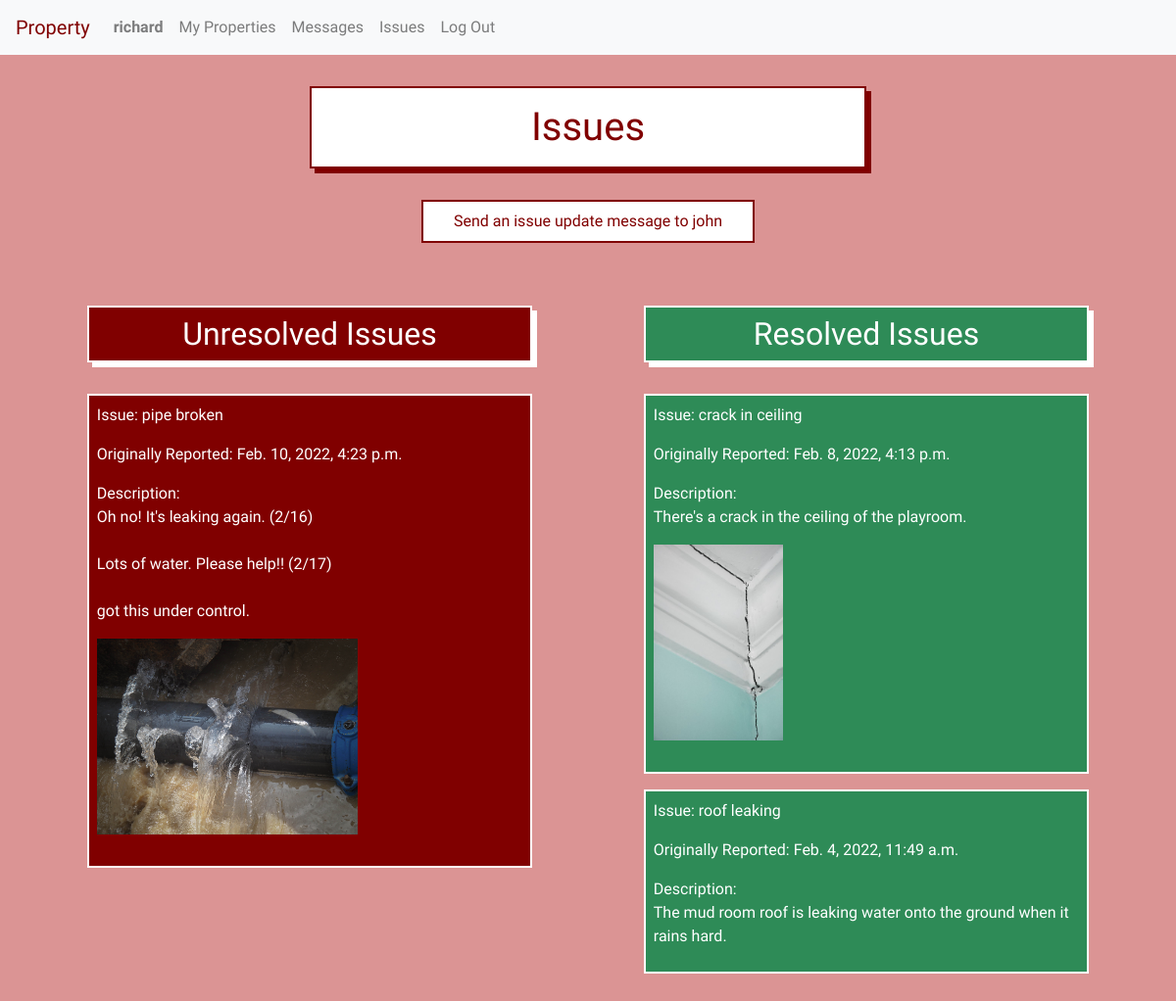
Page /property/unit_issues/3 (signed in) on the earlier database version.
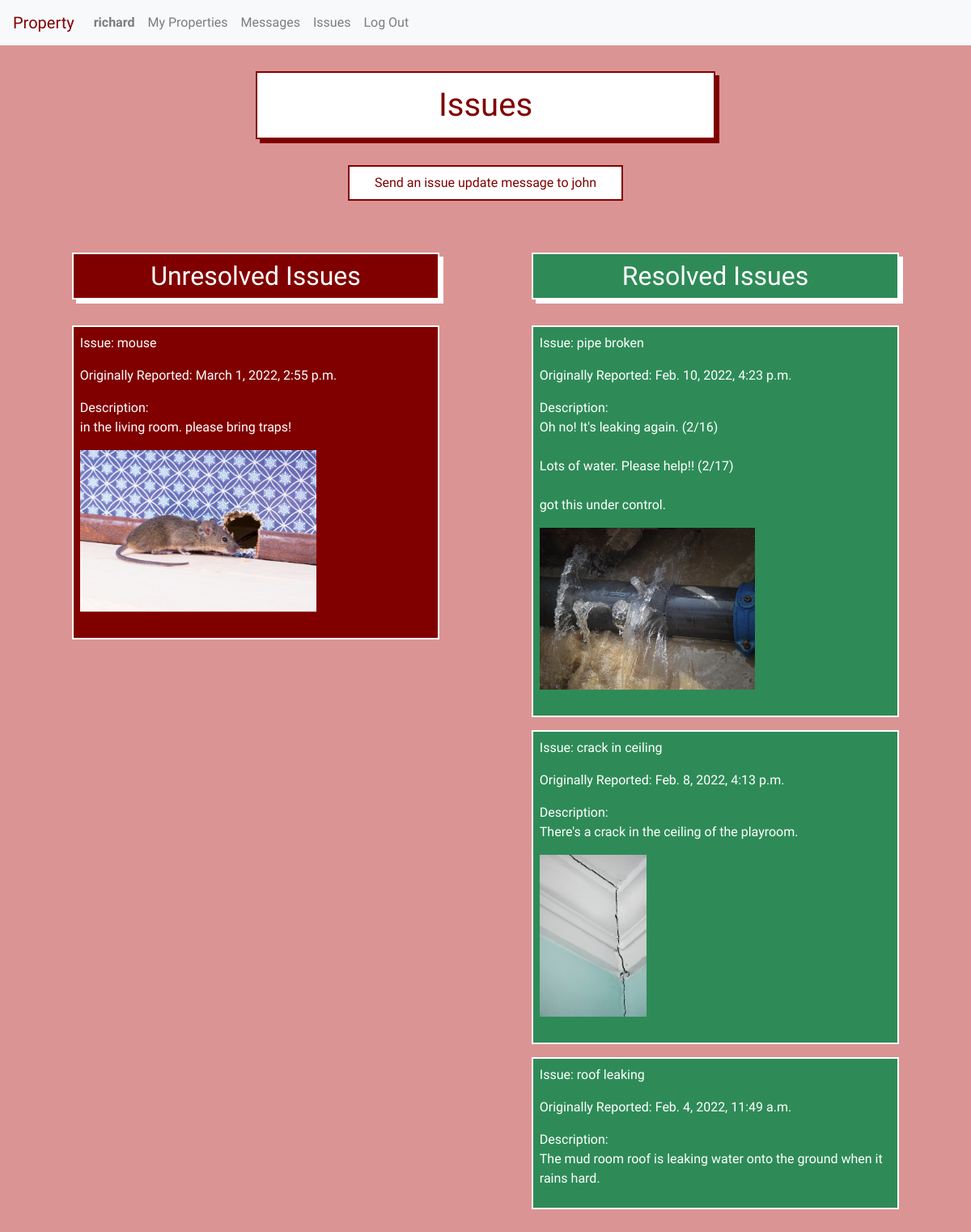
Same page on the later database version.
### property/models.py (models this page shows, shortened)
class User(AbstractUser):
    tenant = models.BooleanField(default=True)
    manager = models.BooleanField(default=False)
    profile_picture = models.ImageField(blank=True, null=True, upload_to='profile_images/')

class Unit(models.Model):
    manager = models.ForeignKey(User, on_delete=models.CASCADE, related_name="managers")
    tenant = models.ForeignKey(User, on_delete=models.CASCADE, related_name="tenants", blank=True, null=True)
    address = models.CharField(max_length=200)
    image = models.ImageField(blank=True, upload_to='unit_images/')
    lease = models.FileField(blank=True, upload_to='leases/')

class Issue(models.Model):
    unit_id = models.ForeignKey(Unit, on_delete=models.CASCADE, related_name="issues")
    image = models.ImageField(blank=True, upload_to='issue_images/')
    title = models.CharField(max_length=50)
    description = models.TextField(max_length=1000, null=False, blank=False)
    time_created = models.DateTimeField(default=timezone.now)
    resolved = models.BooleanField(default=False)

### property/views.py (the view)
# urls.py: path("unit_issues/<int:unit_id>", views.unit_issues, name="unit_issues"),
@login_required
def unit_issues(request, unit_id):
    if request.method == "GET":
        unit = Unit.objects.get(id=unit_id)
        resolved_issues = Issue.objects.filter(unit_id=unit.id).filter(resolved=True).order_by('-time_created')
        unresolved_issues = Issue.objects.filter(unit_id=unit.id).filter(resolved=False).order_by('-time_created')
        return render(request, 'property/unit_issues.html', {
            "resolved_issues": resolved_issues,
            "unresolved_issues": unresolved_issues,
            "unit": unit
        })
    else:
        return render(request, 'property/error.html')

### property/templates/property/unit_issues.html (shortened to what this page needs)
{% extends "property/layout.html" %}
{% load static %}
{% block body %}
<h1>Issues</h1>
{% if user.is_authenticated %}
    {% if user == unit.manager or user == unit.tenant %}
    {% if user.manager %}
        <button id="issues_dropdown_button" class="show_send_a_message_form">Send an issue update message to {{unit.tenant}}</button><br>
    {% endif %}
        <div id="flex-container">
            <div class="flex-child">
                <h2 id="unresolved_header">Unresolved Issues</h2>
                <div class="unresolved-issues">
                {% for issue in unresolved_issues %}
                    <div class="unresolved-item">
                        <p>Issue: {{issue.title}}</p>
                        <p>Originally Reported: {{issue.time_created}}</p>
                        <div id="original_issue_description_{{issue.id}}">
                            <p id="current_issue_description_{{issue.id}}">Description:<br>{{issue.description|linebreaksbr}}</p>
                        </div>
                        {% if issue.image %}
                        <div class="issue_image">
                            <img src="{{ issue.image.url }}" alt="{{ issue.title }}" height=200>
                            <br><br>
                        </div>
                        {% endif %}
                    </div>
                {% endfor %}
                </div>
            </div>
            <div class="flex-child">
                <h2 id="resolved_header">Resolved Issues</h2>
                <div class="resolved-issues">
                {% for issue in resolved_issues %}
                    <div class="resolved-item">
                        <p>Issue: {{issue.title}}</p>
                        <p>Originally Reported: {{issue.time_created}}</p>
                        <p>Description:<br>{{issue.description|linebreaksbr}}</p>
                        {% if issue.image %}
                        <div class="issue_image">
                            <img src="{{ issue.image.url }}" alt="{{ issue.title }}" height=200>
                            <br><br>
                        </div>
                        {% endif %}
                    </div>
                {% endfor %}
                </div>
            </div>
        </div>
    {% else %}
    <br><br>You don't have permission to view this page.
    {% endif %}
{% else %}
<br><br>You don't have permission to view this page.
{% endif %}
{% endblock %}

### property/templates/property/layout.html (shortened to what this page needs)
{% load static %}
<!DOCTYPE html>
<html lang="en">
    <head>
        <link rel="stylesheet" href="https://stackpath.bootstrapcdn.com/bootstrap/4.3.1/css/bootstrap.min.css">
        <link href="{% static 'property/styles.css' %}" rel="stylesheet">
    </head>
    <body>
        {% if user.is_authenticated %}
        <nav class="navbar sticky-top navbar-expand-lg navbar-light bg-light">
            <a id="property" class="navbar-brand" href="{% url 'index' %}">Property</a>
            <div class="collapse navbar-collapse" id="navbarTogglerDemo02">
              <ul class="navbar-nav mr-auto mt-2 mt-lg-0">
                <li class="nav-item">
                    <a class="nav-link" href="{% url 'profile' %}"><strong>{{ user.username }}</strong></a>
                </li>
                {% if user.manager %}
                <li class="nav-item">
                    <a class="nav-link" href="{% url 'index' %}">My Properties</a>
                </li>
                {% endif %}
                <li class="nav-item">
                    <a id="messages_nav" class="nav-link" href="{% url 'messages' %}">Messages</a>
                </li>
                <li class="nav-item">
                    <a id="issues_nav" class="nav-link" href="{% url 'issues' %}">Issues</a>
                </li>
                <li class="nav-item">
                    <a class="nav-link" href="{% url 'logout' %}">Log Out</a>
                </li>
              </ul>
            </div>
          </nav>
        {% endif %}
        <div class="body">
        {% block body %}
        {% endblock %}
        </div>
    </body>
</html>

### property/static/property/styles.css (style rules this page uses)
:root { --blue: rgb(60, 108, 196); --lightblue: rgb(127, 167, 241); }
body { background-color: rgb(219, 148, 148); color: maroon; font-family: 'Yusei Magic', sans-serif; }
#property { color: maroon; }
a { text-decoration: none !important; }
.body { padding: 2rem; text-align: center; }
h1 { padding: 1rem; margin-bottom: 1rem; margin: auto; text-align: center; border: maroon solid 2px; background-color: white; color: maroon; display: block; box-shadow: 5px 5px; width: 50%; min-width: 350px; }
.issue_image > img { max-width: 30vw; max-height: 400px; }
#flex-container { display: flex; flex-wrap: wrap; width: 100%; margin: auto; vertical-align: top; }
.flex-child { width: 45vw; min-width: 500px; margin: justify; vertical-align: top; margin-top: 1rem; flex: 1 1 auto; }
.show_send_a_message_form, .show_report_an_issue_form, .add-property-link { padding: 0.5rem; margin: auto; width: 30%; min-width: 200px; margin-bottom: 2rem; margin-top: 2rem; text-align: center; border: maroon solid 2px; background-color: white; color: maroon; }
h2 { padding: 0.5rem; margin: auto; width: 80%; min-width: 250px; margin-bottom: 2rem; margin-top: 1rem; text-align: center; border: white solid 2px; color: white; box-shadow: white 5px 5px; }
#unresolved_header { background-color:maroon; }
#resolved_header { background-color: seagreen; }
.unresolved-item { padding: .5rem; margin: auto; width: 80%; min-width: 250px; margin-bottom: 1rem; text-align: left; border: white solid 2px; background-color:maroon; color: white; display: block; }
.resolved-item { padding: .5rem; margin: auto; width: 80%; min-width: 250px; margin-bottom: 1rem; text-align: left; border: white solid 2px; background-color: seagreen; color: white; display: block; }

Differences in the rows shown:
added Issue: title "mouse", time_created "March 1, 2022, 2:55 p.m.", description "in the living room. please bring traps!", image (picture), shown under "Unresolved Issues"
changed Issue "pipe broken": moves from the list under "Unresolved Issues" to the list under "Resolved Issues"
